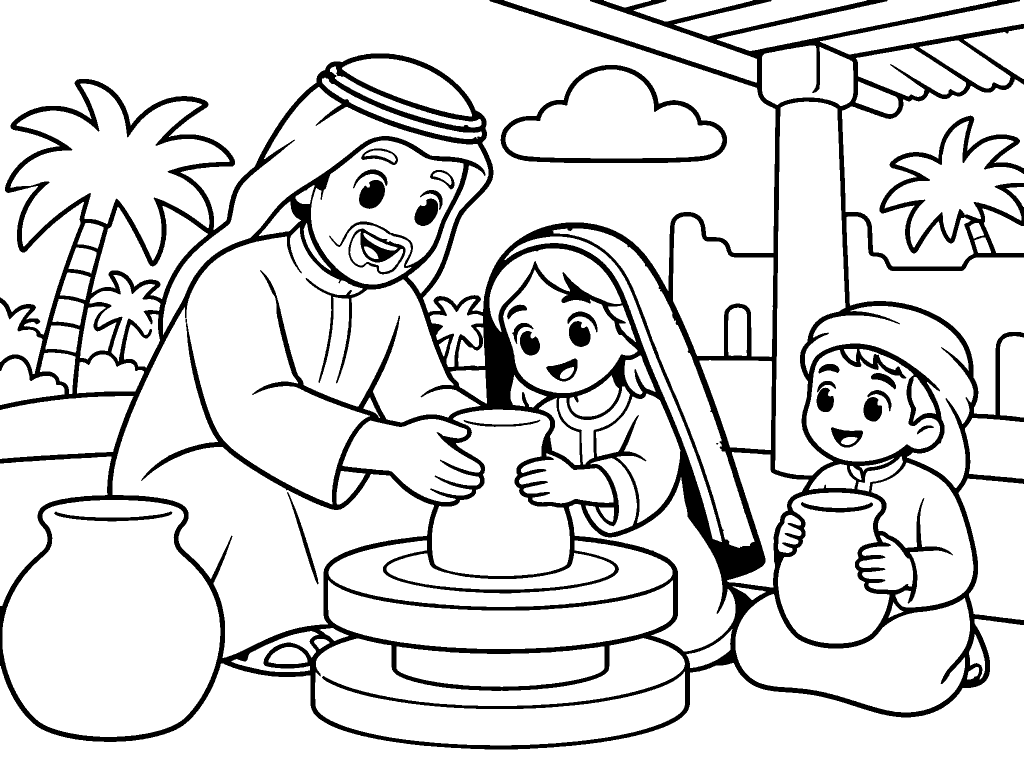
#> input picture coloring-app/Content/Regions/al-ahsa/al-ahsa-pottery/art/line.png, 2048 x 1536 px, found by its file name (shown at 1/2 size)
$ python import_illustration.py ../Content/Regions/al-ahsa/al-ahsa-pottery/art/line.png
#> lines starting #> are read from the running program, lines starting #| are printed output that depends on the picture; after the words box and inside, x2 and y2 are one past the last pixel; in counts of white or black regions, pixels touching at a corner belong together
#!/usr/bin/env python3
"""Turn an illustrator's line art + flat colour PNGs into the scene asset contract.

    python3 Scripts/import_illustration.py Content/Regions/<region>/<scene> [...]

Reads <scene>/art/line.png (black lines on white) and <scene>/art/color.png (the same
lines with every shape filled one flat colour), both 2048x1536, and writes next to them:

- regions.png   every closed white area of the line art as one region, a unique RGB each (a shape
                closed but for a crack in the lines is closed; a shape big enough to see is never part
                of a neighbour across a line); 0xFFFFFF (paper: stays white, never coloured) for light
                shapes too small to see, for eye whites and for eye highlights, 0x000000 for the lines
                and for dark shapes too small or filled black in color.png
- palette.json  each region's colour = the most common colour inside it in color.png
- outline.png   the line art, with the 0x000000 shapes burned in black
- preview.png   1024x768 coloured preview

It also points the scene's `outline` asset in region.json at outline.png. A scene with
art/ is built from it; its scene.py (the placeholder sketch) is ignored. Needs Pillow + numpy.
Exits non-zero when a file is missing or the wrong size; rule breaks (gaps, tiny shapes,
too many regions or colours) are printed as WARN so the art can go back to the illustrator.
"""
import json
import sys
from pathlib import Path

import numpy as np
from PIL import Image

sys.path.insert(0, str(Path(__file__).resolve().parent))
from scene_kit import H, MAX_COLOURS, MAX_REGIONS, MIN_REGION_PX, W  # noqa: E402

INK_LEVEL = 128        # line art pixels darker than this are outline
DARK_FILL = 40         # a shape filled (near) black in color.png is drawn as solid ink
MERGE_PX = 30          # a shape too small to see joins a region of its own colour this close (a bit of leaf),
DARK_SMALL = 100       # ...or else is solid ink when darker than this (hair, shoes), paper white when lighter
                       # (teeth, the shine in an eye)
GAP_PX = 6             # a crack in the lines up to 2x this wide still closes a shape: two full-size shapes joined
                       # only through one are two regions (a tower's rungs, a sleeve and its cuff)
SAME_COLOUR = 12       # colours closer than this (sum of RGB differences) are one paint (export drift)
MIXED_SHARE = 0.15     # a second colour this big inside one region means a gap in the lines,
MIXED_PX = 4 * MIN_REGION_PX  # ...as does any second colour this many px (a gap into a huge sky)
PAPER = 0xFFFFFF       # regions.png id of white the child cannot colour (same value in RegionMap.swift)
SOLID_INK = 7          # ink at least 2x this thick is a solid black area (pupil, hair, mouth), not a line
HIGHLIGHT_GAP = 4      # a white gap up to 2x this wide cut into solid black is a highlight...
HIGHLIGHT_WALL = 0.75  # ...when this share of its walls is that solid black (the rest is its mouth, if open)
OWN_PX = 300           # a small shape at least this big and painted a clear colour is a region of its own, never
                       # part of a neighbour across a line (filling one window must not fill the next)
NEAR_WHITE = 235       # ...unless it is painted (near) white: then it stays paper (teeth, eye whites)
PUPIL_CORE = (150, 2500)  # a pupil: solid black whose core (SOLID_INK px in from its edge) is this many px,
PUPIL_FILL = (0.55, 0.88) # ...roughly oval (share of its bounding box; a window or block is ~1, a mouth or hair less)
PUPIL_ASPECT = 3.0        # ...and not long and thin
EYE_MAX_PX = 3 * MIN_REGION_PX  # an eye white is at most this big (a face, sky or wall is far bigger)
EYE_SHARE = 0.12       # a shape with this share of its pixels hugging a pupil may be the white of an eye: it never
                       # joins a neighbour (that is how a face swallowed its eyes), it stays a region of its own
EYE_EDGE = 0.45        # ...and when this share of its edge is the pupil it surely is one: always paper
DIRS = ((1, 0), (-1, 0), (0, 1), (0, -1))


def label(free):
    """4-connected components of a bool image. Returns (labels, count); 0 = not free."""
    h, w = free.shape
    padded = np.zeros((h, w + 2), np.int8)
    padded[:, 1:-1] = free
    d = np.diff(padded, axis=1)
    ys, s = np.nonzero(d == 1)
    _, e = np.nonzero(d == -1)  # same row-major order as the starts
    parent = list(range(len(s)))

    def find(i):
        while parent[i] != i:
            parent[i] = parent[parent[i]]
            i = parent[i]
        return i

    row_start = np.searchsorted(ys, np.arange(h + 1))
    for y in range(1, h):
        i, i_end = row_start[y - 1], row_start[y]
        j, j_end = row_start[y], row_start[y + 1]
        while i < i_end and j < j_end:
            if s[i] < e[j] and s[j] < e[i]:
                a, b = find(i), find(j)
                if a != b:
                    parent[max(a, b)] = min(a, b)
            if e[i] < e[j]:
                i += 1
            else:
                j += 1
    roots = {}
    labels = np.zeros((h, w), np.int32)
    for k in range(len(s)):
        r = roots.setdefault(find(k), len(roots) + 1)
        labels[ys[k], s[k]:e[k]] = r
    return labels, len(roots)


def shifted(a, dy, dx, fill):
    out = np.full_like(a, fill)
    h, w = a.shape
    out[max(dy, 0):h + min(dy, 0), max(dx, 0):w + min(dx, 0)] = a[max(-dy, 0):h + min(-dy, 0), max(-dx, 0):w + min(-dx, 0)]
    return out


def grow(mask, times):
    for _ in range(times):
        mask = mask | shifted(mask, 1, 0, False) | shifted(mask, -1, 0, False) | shifted(mask, 0, 1, False) | shifted(mask, 0, -1, False)
    return mask


def shrink(mask, times):
    for _ in range(times):
        mask = mask & shifted(mask, 1, 0, True) & shifted(mask, -1, 0, True) & shifted(mask, 0, 1, True) & shifted(mask, 0, -1, True)
    return mask


def highlights(ink):
    """White gaps narrower than 2 * HIGHLIGHT_GAP px cut into solid black: the shine on a pupil, a
    strand of hair. The line art often leaves them open to the face, so they would take its colour.
    Each gap is judged by its walls: a highlight is walled by the solid black itself (HIGHLIGHT_WALL of
    its edge, the rest being its mouth). A strip of face between an eye's outline and the edge of the
    face is as narrow and as close to the pupil, but its walls are lines, and it is face."""
    thick = grow(shrink(ink, SOLID_INK), SOLID_INK + 1)  # black at least 15 px thick, and its soft edge
    narrow = shrink(grow(ink, HIGHLIGHT_GAP), HIGHLIGHT_GAP) & ~ink  # gaps closed by thickening the lines
    gaps, count = label(narrow)
    if not count:
        return narrow
    wall = np.zeros(count + 1, np.int64)
    solid_wall = np.zeros(count + 1, np.int64)
    for dy, dx in DIRS:
        beside = shifted(gaps, dy, dx, 0)  # the gap, if any, on that side of each pixel
        edge = (gaps == 0) & (beside > 0)
        wall += np.bincount(beside[edge], minlength=count + 1)
        solid_wall += np.bincount(beside[edge & thick], minlength=count + 1)
    ok = solid_wall >= HIGHLIGHT_WALL * wall
    ok[0] = False
    return ok[gaps]


def split_at_gaps(labels, n):
    """Splits every shape that is two or more full-size shapes joined only through cracks in the lines
    narrower than 2 * GAP_PX px: a line that stops just short of another closes the shape to the eye,
    so it must close it to the fill too. The crack and the shape's thin parts go with the nearest piece.
    Returns (labels, count)."""
    flat = labels.ravel()
    areas = np.bincount(flat, minlength=n + 1)
    order = np.argsort(flat, kind="stable")
    starts = np.searchsorted(flat[order], np.arange(n + 2))
    w = labels.shape[1]
    for lab in np.nonzero(areas >= 2 * MIN_REGION_PX)[0]:
        if lab == 0:
            continue
        px = order[starts[lab]:starts[lab + 1]]
        ys, xs = px // w, px % w
        y0, y1, x0, x1 = ys.min(), ys.max() + 1, xs.min(), xs.max() + 1
        window = labels[y0:y1, x0:x1]
        shape = window == lab
        pieces, count = label(shrink(shape, GAP_PX))
        sizes = np.bincount(pieces.ravel(), minlength=count + 1)
        big = [p for p in range(1, count + 1) if sizes[p] >= MIN_REGION_PX]
        if len(big) < 2:
            continue
        # Grow the pieces back, 1 px at a time, until every pixel of the shape belongs to one of them.
        piece_of = np.where(np.isin(pieces, big), pieces, 0)
        while True:
            left = shape & (piece_of == 0)
            if not left.any():
                break
            ly, lx = np.nonzero(left)
            sy, ey = max(ly.min() - 1, 0), min(ly.max() + 2, piece_of.shape[0])
            sx, ex = max(lx.min() - 1, 0), min(lx.max() + 2, piece_of.shape[1])
            part = piece_of[sy:ey, sx:ex]
            grown = part.copy()
            for dy, dx in DIRS:
                neighbour = shifted(part, dy, dx, 0)
                grown = np.where((grown == 0) & left[sy:ey, sx:ex], neighbour, grown)
            if (grown == part).all():
                break  # cannot happen for a connected shape; never loop forever on one
            piece_of[sy:ey, sx:ex] = grown
        for p in big[1:]:
            n += 1
            window[piece_of == p] = n
    return labels, n


def pupils(ink):
    """Pixels within a few px of a pupil: solid, roughly oval black of an eye's size. Eye whites hug one.
    The colour file (often carried over from older art) cannot be trusted to say which shapes are eye
    whites, so they are found from the lines."""
    core = shrink(ink, SOLID_INK)
    cl, cn = label(core)
    if not cn:
        return np.zeros_like(ink)
    ys, xs = np.nonzero(cl)
    k = cl[ys, xs]
    area = np.bincount(k, minlength=cn + 1)
    y0, y1 = np.full(cn + 1, 1 << 30), np.zeros(cn + 1, np.int64)
    x0, x1 = np.full(cn + 1, 1 << 30), np.zeros(cn + 1, np.int64)
    np.minimum.at(y0, k, ys); np.maximum.at(y1, k, ys)
    np.minimum.at(x0, k, xs); np.maximum.at(x1, k, xs)
    h, w = np.maximum(y1 - y0 + 1, 1), np.maximum(x1 - x0 + 1, 1)
    fill = area / (h * w)
    aspect = np.maximum(h, w) / np.minimum(h, w)
    ok = (area >= PUPIL_CORE[0]) & (area <= PUPIL_CORE[1]) & (fill >= PUPIL_FILL[0]) & (fill <= PUPIL_FILL[1]) & (aspect <= PUPIL_ASPECT)
    ok[0] = False
    return grow(ok[cl], SOLID_INK + 3)


def eye_whites(ink, labels, areas):
    """(sure, maybe): labels of shapes that are the white of an eye or the shine on a pupil, and of shapes
    that may be (a strap beside a black buckle looks much the same to this test)."""
    near = pupils(ink)
    hug = np.bincount(labels[near & ~ink], minlength=len(areas))
    edge = grow(ink, 2) & ~ink
    rim = np.maximum(np.bincount(labels[edge], minlength=len(areas)), 1)
    rim_hug = np.bincount(labels[edge & near], minlength=len(areas))
    maybe = (hug >= EYE_SHARE * areas) & (areas <= EYE_MAX_PX)
    maybe[0] = False
    sure = maybe & (rim_hug >= EYE_EDGE * rim)
    return set(np.nonzero(sure)[0].tolist()), set(np.nonzero(maybe & ~sure)[0].tolist())


def hexcolour(c):
    return "#%06X" % c


def is_region(rid):
    """True for a fillable region id in regions.png: not the outline, not paper."""
    return rid != 0 and rid != PAPER


def import_scene(scene_dir):
    scene_dir = Path(scene_dir).resolve()
    art = scene_dir / "art"
    line_img = Image.open(art / "line.png").convert("L")
#> line_img: PIL image 2048x1536 L; 86% white; 28 black regions (1 under 20 px), largest, box (x1, y1, x2, y2) and area: (0, 0, 2048, 1499) 403087, (1001, 130, 1454, 326) 10163, (697, 457, 811, 549) 3212
    colour_img = Image.open(art / "color.png").convert("RGB")
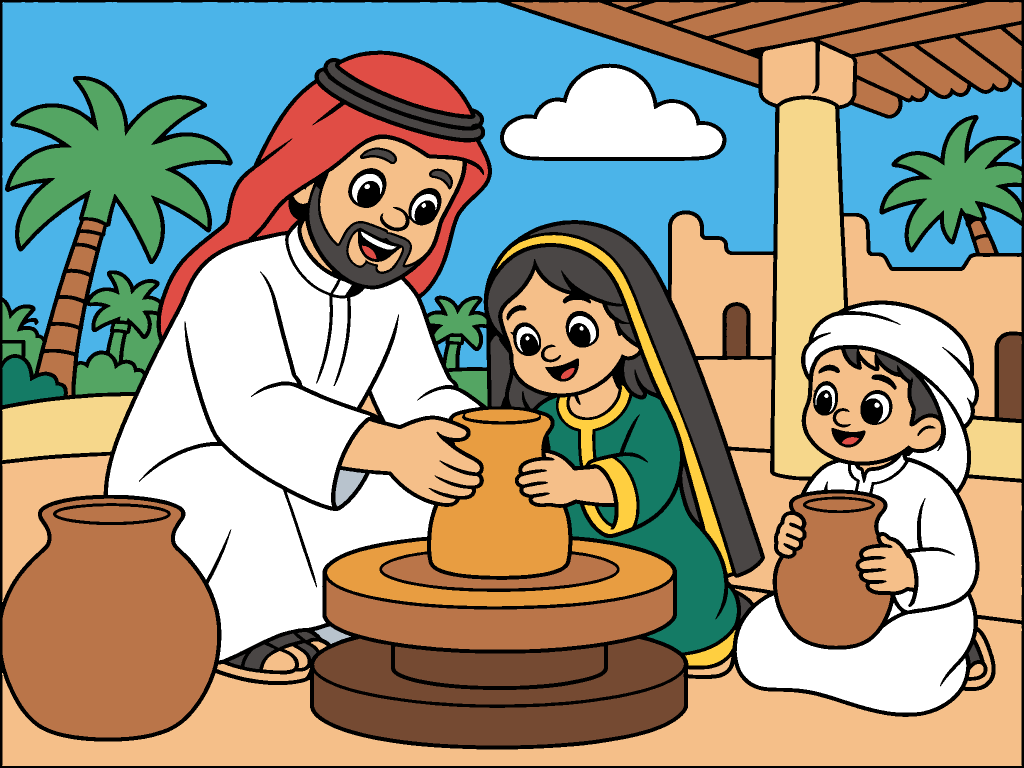
#> input picture coloring-app/Content/Regions/al-ahsa/al-ahsa-pottery/art/color.png, 2048 x 1536 px, found by its file name (shown at 1/2 size)
#> colour_img is the input picture: PIL image 2048x1536 RGB; mean R, G, B 155.8, 150.4, 132.2
    for name, im in (("line.png", line_img), ("color.png", colour_img)):
        if im.size != (W, H):
            sys.exit(f"{scene_dir.name}: art/{name} is {im.size[0]}x{im.size[1]}, expected {W}x{H}")
#> this loop made 2 passes
#> name on passes 1 to 2: 'line.png', 'color.png'

    line = np.asarray(line_img)
    rgb = np.asarray(colour_img).astype(np.int64)
    packed = rgb[..., 0] << 16 | rgb[..., 1] << 8 | rgb[..., 2]
    ink = line < INK_LEVEL
    # Frame so the canvas edge is an outline too.
    ink[:4, :] = ink[-4:, :] = True
    ink[:, :4] = ink[:, -4:] = True
#> ink: shape (1536, 2048) bool; 14.8% white; 28 white regions (1 under 20 px), largest, box (x1, y1, x2, y2) and area: (0, 0, 2048, 1536) 429615, (1001, 130, 1454, 326) 10163, (697, 457, 811, 549) 3212

    labels, n = label(~ink)
#> in label, `d = np.diff(padded, axis=1)`:
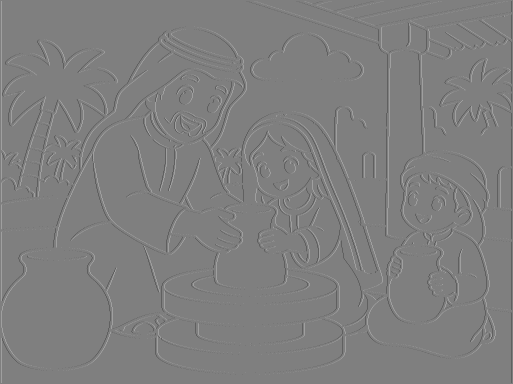
#> d: shape (1536, 2049) int8 (shown at 1/4 size); min -1, max 1, mean 0; drawn with min black and max white
#> in label, `parent = list(range(len(s)))`: parent = 26538 items
#> in label, `row_start = np.searchsorted(ys, np.arange(h + 1))`: row_start = 1537 values from 0 to 26538
#> the loop in label, `for y in range(1, h):` made 1535 passes
#> (i_end, j_end) on passes 1 to 3: (0, 0), (0, 0), (0, 0)
#> the loop in label, `for k in range(len(s)):` made 26538 passes
#> r on passes 1 to 3: 1, 2, 3
#> after the loop in label, `for k in range(len(s)):`:
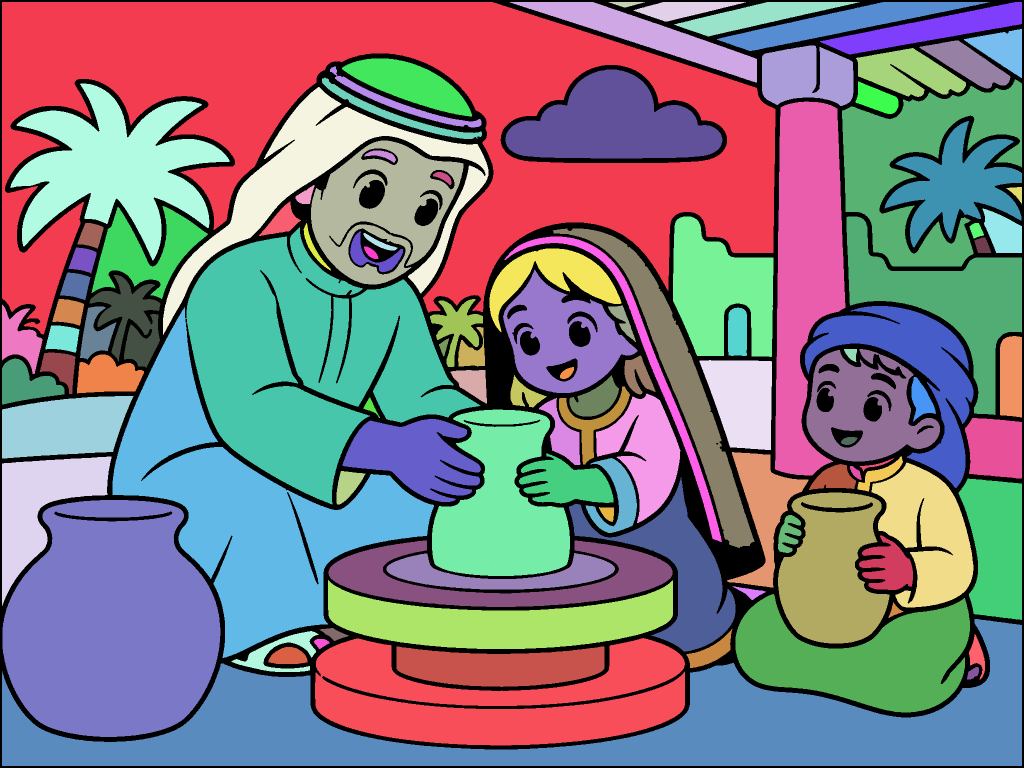
#> labels: shape (1536, 2048) int32 (shown at 1/2 size); 113 distinct labels, from 0 to 112; one colour per label, 0 black
#> n = 112
    labels, n = split_at_gaps(labels, n)
#> in split_at_gaps, `areas = np.bincount(flat, minlength=n + 1)`: areas = 113 values, max 466308 at index 0, min 305 at index 85, mean 27838.3
#> in split_at_gaps, `starts = np.searchsorted(flat[order], np.arange(n + 2))`: starts = 114 values from 0 to 3145728
#> the loop in split_at_gaps, `for lab in np.nonzero(areas >= 2 * MIN_REGION_PX)[0]:` made 78 passes
#> lab on passes 23 to 30: 27, 28, 29, 30, 31, 35, 36, 37
#> after the loop in split_at_gaps, `for lab in np.nonzero(areas >= 2 * MIN_REGION_PX)[0]:`:
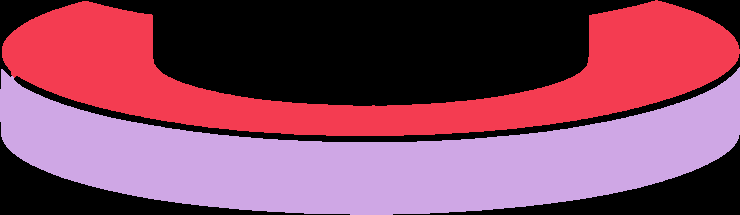
#> piece_of: shape (215, 740) int32; 3 distinct labels, from 0 to 2; one colour per label, 0 black
#> after the loop in split_at_gaps, `for lab in np.nonzero(areas >= 2 * MIN_REGION_PX)[0]:`:
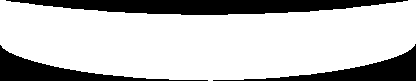
#> shape: shape (81, 416) bool; 75.9% white; 3 black regions, box (x1, y1, x2, y2) and area: (6, 0, 408, 15) 4073, (213, 44, 416, 81) 2042, (0, 45, 208, 81) 1995
#> after the loop in split_at_gaps, `for lab in np.nonzero(areas >= 2 * MIN_REGION_PX)[0]:`:
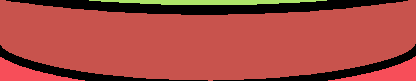
#> window: shape (81, 416) int32; 4 distinct labels, from 0 to 110; one colour per label, 0 black
#> labels: shape (1536, 2048) int32; 122 distinct labels, from 0 to 121
    flat = labels.ravel()
    areas = np.bincount(flat, minlength=n + 1)

    # Most common colour per region. Pixels within 3 px of a line are skipped: that is where
    # the artist's anti-aliasing blends neighbouring colours.
    near_line = ink.copy()
    for _ in range(3):
        grown = near_line.copy()
        grown[1:] |= near_line[:-1]
        grown[:-1] |= near_line[1:]
        grown[:, 1:] |= near_line[:, :-1]
        grown[:, :-1] |= near_line[:, 1:]
        near_line = grown
    core = (flat > 0) & ~near_line.ravel()
    pairs, counts = np.unique(flat[core].astype(np.int64) << 24 | packed.ravel()[core], return_counts=True)
    lab_of, col_of = (pairs >> 24).tolist(), (pairs & 0xFFFFFF).tolist()
    best = {}
    for lab, col, cnt in zip(lab_of, col_of, counts.tolist()):
        if lab not in best or cnt > best[lab][1]:
            best[lab] = (col, cnt)
#> this loop made 216 passes
#> (lab, col, cnt) on passes 1 to 3: (1, 0, 2792), (1, 4961513, 355313), (2, 12219721, 18446)
    for lab in range(1, n + 1):  # a sliver that is all edge: use every pixel it has
        if lab not in best:
            vals, cnts = np.unique(packed.ravel()[flat == lab], return_counts=True)
            best[lab] = (int(vals[cnts.argmax()]), int(cnts.max()))
    # A clearly different second paint inside one region means a gap in the lines.
    second = {}
    for lab, col, cnt in zip(lab_of, col_of, counts.tolist()):
        b = best[lab][0]
        if sum(abs((b >> s & 0xFF) - (col >> s & 0xFF)) for s in (16, 8, 0)) >= 3 * SAME_COLOUR:
            second[lab] = second.get(lab, 0) + cnt

    problems = []
    first_px = {}
    nz = np.flatnonzero(flat)
    uniq, idx = np.unique(flat[nz], return_index=True)
    for lab, i in zip(uniq.tolist(), nz[idx].tolist()):
        first_px[lab] = divmod(i, W)
#> this loop made 121 passes
#> i on passes 1 to 8: 8196, 9211, 9409, 9517, 9725, 9957, 10221, 120824

    # The white of an eye (and the shine on a pupil) stays paper whatever colour.png says, so filling a face
    # never paints the eyes. Without this a small eye white painted like the face joined the face below.
    eyes, maybe_eyes = eye_whites(ink, labels, areas)
#> in eye_whites, `edge = grow(ink, 2) & ~ink`:
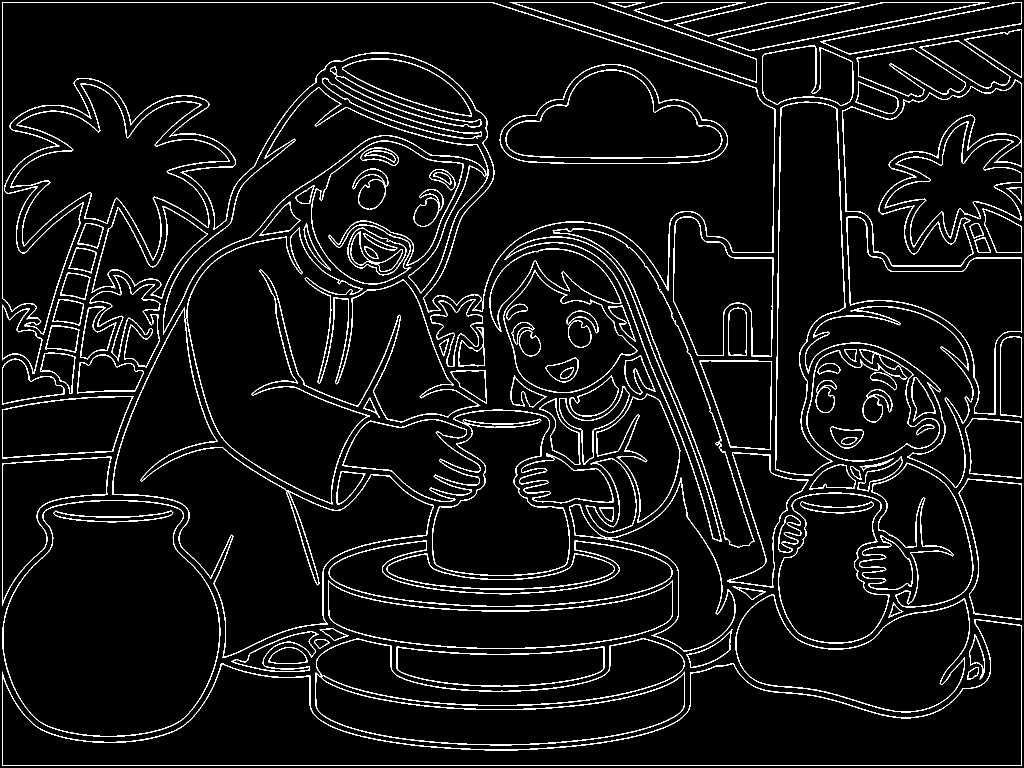
#> edge: shape (1536, 2048) bool (shown at 1/2 size); 5.8% white in thin lines or dots

    burn, paper, small, keep = [], [], [], []
    for lab in range(1, n + 1):
        col = best[lab][0]
        r, g, b = col >> 16, col >> 8 & 0xFF, col & 0xFF
        if max(r, g, b) < DARK_FILL:
            burn.append(lab)
            continue
        if lab in eyes:
            paper.append(lab)
            continue
        if areas[lab] < MIN_REGION_PX:
            small.append(lab)
            continue
        keep.append(lab)
        mixed = second.get(lab, 0)
        if mixed >= MIXED_PX or (mixed >= MIN_REGION_PX and mixed >= MIXED_SHARE * areas[lab]):
            y, x = first_px[lab]
            problems.append(f"gap? region from ({x},{y}) holds two colours")

    # One paint per group of near-identical colours; the biggest area names the group.
    by_area = {}
    for lab in keep:
        by_area[best[lab][0]] = by_area.get(best[lab][0], 0) + int(areas[lab])
#> this loop made 97 passes
#> lab on passes 3 to 10: 4, 5, 6, 7, 8, 9, 10, 11
#> (the rest of the program and of its run is left out)
